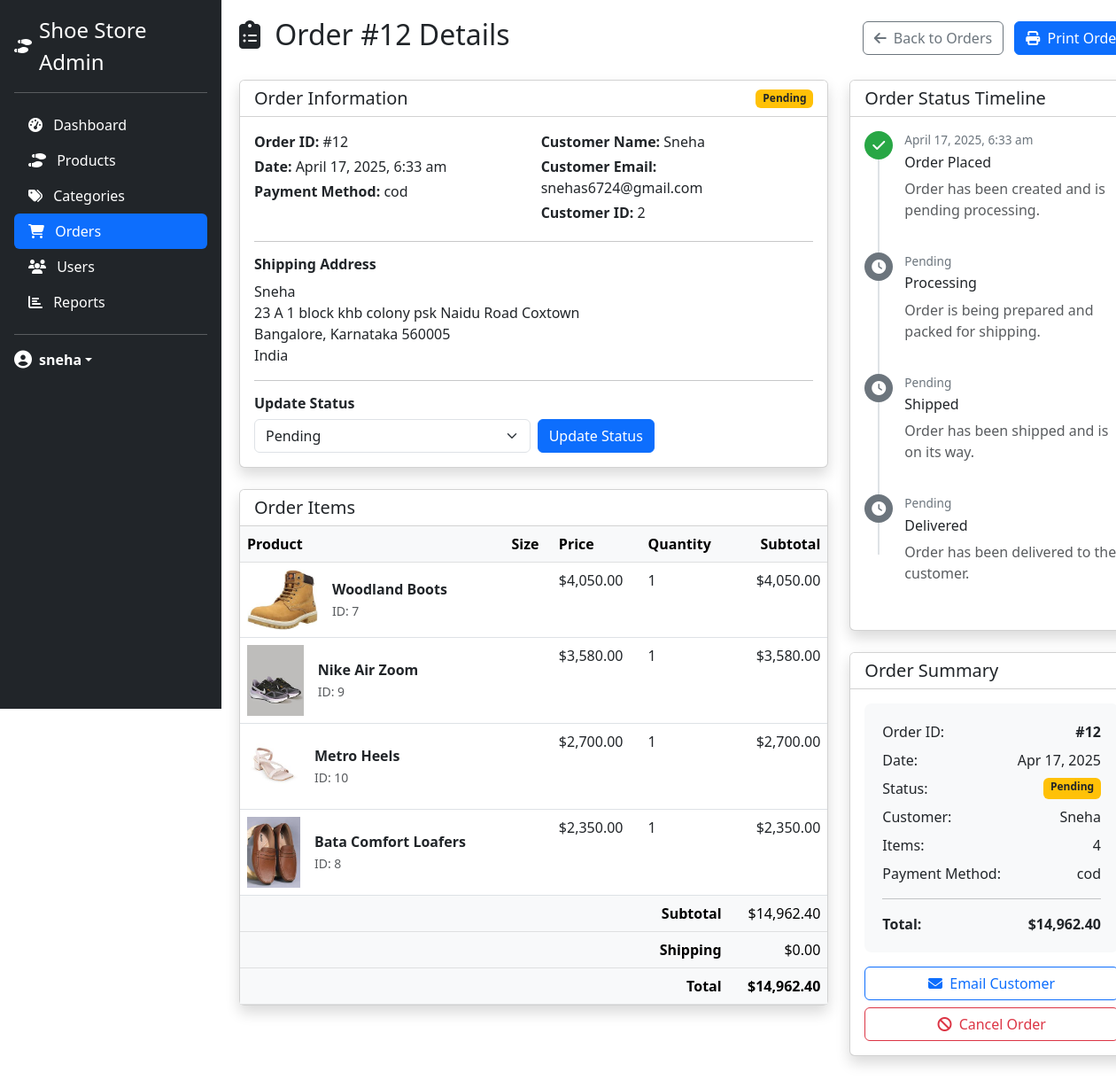
/admin_order_details.php?id=12 (signed in), run on the app's committed database.
### tables this page shows
CREATE TABLE `orders` (
  `id` int(11) NOT NULL,
  `user_id` int(11) NOT NULL,
  `total_amount` decimal(10,2) NOT NULL,
  `status` enum('pending','processing','shipped','delivered','cancelled') NOT NULL DEFAULT 'pending',
  `shipping_address` text NOT NULL,
  `payment_method` varchar(50) NOT NULL,
  `created_at` timestamp NOT NULL DEFAULT current_timestamp()
);

CREATE TABLE `users` (
  `id` int(11) NOT NULL,
  `name` varchar(100) NOT NULL,
  `email` varchar(100) NOT NULL,
  `password` varchar(255) NOT NULL,
  `created_at` timestamp NOT NULL DEFAULT current_timestamp()
);

CREATE TABLE `order_items` (
  `id` int(11) NOT NULL,
  `order_id` int(11) NOT NULL,
  `product_id` int(11) NOT NULL,
  `product_size_id` int(11) NOT NULL,
  `quantity` int(11) NOT NULL,
  `price` decimal(10,2) NOT NULL
);

CREATE TABLE `products` (
  `id` int(11) NOT NULL,
  `name` varchar(100) NOT NULL,
  `description` text DEFAULT NULL,
  `base_price` decimal(10,2) NOT NULL,
  `image` varchar(255) DEFAULT NULL,
  `category_id` int(11) DEFAULT NULL,
  `created_at` timestamp NOT NULL DEFAULT current_timestamp()
);

### admin_order_details.php (the view, shortened to what the rows shown need)
<?php
require_once 'config/database.php';
$order_id = isset($_GET['id']) ? intval($_GET['id']) : 0;
try {
    $order_query = "SELECT o.*, u.name as customer_name, u.email as customer_email
                   FROM orders o
                   LEFT JOIN users u ON o.user_id = u.id
                   WHERE o.id = ?";
    $stmt = $conn->prepare($order_query);
    $stmt->bind_param("i", $order_id);
    $stmt->execute();
    $result = $stmt->get_result();
    $order = $result->fetch_assoc();
    $items_query = "SELECT oi.*, p.name as product_name, p.image as product_image
                   FROM order_items oi
                   JOIN products p ON oi.product_id = p.id
                   WHERE oi.order_id = ?";
    $stmt = $conn->prepare($items_query);
    $stmt->bind_param("i", $order_id);
    $stmt->execute();
    $items_result = $stmt->get_result();
    $order_items = [];
    while ($item = $items_result->fetch_assoc()) {
        $order_items[] = $item;
    }
} catch (Exception $e) {
    $_SESSION['error_message'] = "An error occurred while retrieving order details: " . $e->getMessage();
    header('Location: admin_orders.php');
    exit();
}
?>
<!DOCTYPE html>
<html lang="en">
<head>
    <link href="https://cdn.jsdelivr.net/npm/bootstrap@5.3.0-alpha1/dist/css/bootstrap.min.css" rel="stylesheet">
    <link rel="stylesheet" href="https://cdnjs.cloudflare.com/ajax/libs/font-awesome/6.1.1/css/all.min.css">
</head>
<body>
    <div class="container-fluid">
        <div class="row">
            <div class="col-md-10 content">
                <div class="d-flex justify-content-between align-items-center mb-4">
                    <h2><i class="fas fa-clipboard-list me-2"></i> Order #<?php echo $order_id; ?> Details</h2>
                </div>
                <div class="row">
                    <div class="col-lg-8">
                        <div class="card shadow mb-4">
                            <div class="card-header bg-white d-flex justify-content-between align-items-center">
                                <h5 class="mb-0">Order Information</h5>
                                <span class="badge badge-<?php echo htmlspecialchars($order['status']); ?>">
                                    <?php echo ucfirst(htmlspecialchars($order['status'])); ?>
                                </span>
                            </div>
                            <div class="card-body">
                                <div class="row g-3">
                                    <div class="col-md-6">
                                        <p class="mb-1"><strong>Order ID:</strong> #<?php echo htmlspecialchars($order['id']); ?></p>
                                        <p class="mb-1"><strong>Date:</strong> <?php echo date('F j, Y, g:i a', strtotime($order['created_at'])); ?></p>
                                        <p class="mb-1"><strong>Payment Method:</strong> <?php echo htmlspecialchars($order['payment_method']); ?></p>
                                    </div>
                                    <div class="col-md-6">
                                        <p class="mb-1"><strong>Customer Name:</strong> <?php echo htmlspecialchars($order['customer_name'] ?? 'N/A'); ?></p>
                                        <p class="mb-1"><strong>Customer Email:</strong> <?php echo htmlspecialchars($order['customer_email'] ?? 'N/A'); ?></p>
                                        <p class="mb-1"><strong>Customer ID:</strong> <?php echo htmlspecialchars($order['user_id']); ?></p>
                                    </div>
                                </div>
                                <div class="mt-3">
                                    <h6 class="fw-bold">Shipping Address</h6>
                                    <p><?php echo nl2br(htmlspecialchars($order['shipping_address'])); ?></p>
                                </div>
                                <div class="mt-3">
                                    <form action="" method="POST" class="row g-2">
                                        <div class="col-md-6">
                                            <select class="form-select" name="status" required>
                                                <option value="pending" <?php echo $order['status'] === 'pending' ? 'selected' : ''; ?>>Pending</option>
                                            </select>
                                        </div>
                                    </form>
                                </div>
                            </div>
                        </div>
                        <div class="card shadow mb-4">
                            <div class="card-body p-0">
                                <div class="table-responsive">
                                    <table class="table table-hover mb-0">
                                        <thead class="table-light">
                                            <tr>
                                                <th scope="col">Product</th>
                                                <th scope="col">Size</th>
                                                <th scope="col">Price</th>
                                                <th scope="col">Quantity</th>
                                                <th scope="col" class="text-end">Subtotal</th>
                                            </tr>
                                        </thead>
                                        <tbody>
                                            <?php if (empty($order_items)): ?>
                                                <tr>
                                                    <td colspan="5" class="text-center py-4">No items found for this order.</td>
                                                </tr>
                                            <?php else: ?>
                                                <?php foreach ($order_items as $item): ?>
                                                    <tr>
                                                        <td>
                                                            <div class="d-flex align-items-center">
                                                                <?php if (!empty($item['product_image'])): ?>
                                                                    <img src="uploads/products/<?php echo htmlspecialchars($item['product_image']); ?>" class="product-img me-3" alt="<?php echo htmlspecialchars($item['product_name']); ?>">
                                                                <?php else: ?>
                                                                    <div class="product-img me-3 bg-light d-flex align-items-center justify-content-center">
                                                                        <i class="fas fa-image text-muted"></i>
                                                                    </div>
                                                                <?php endif; ?>
                                                                <div>
                                                                    <div class="fw-bold"><?php echo htmlspecialchars($item['product_name']); ?></div>
                                                                    <small class="text-muted">ID: <?php echo htmlspecialchars($item['product_id']); ?></small>
                                                                </div>
                                                            </div>
                                                        </td>
                                                        <td><?php echo htmlspecialchars($item['size']); ?></td>
                                                        <td>$<?php echo number_format($item['price'], 2); ?></td>
                                                        <td><?php echo htmlspecialchars($item['quantity']); ?></td>
                                                        <td class="text-end">$<?php echo number_format($item['price'] * $item['quantity'], 2); ?></td>
                                                    </tr>
                                                <?php endforeach; ?>
                                            <?php endif; ?>
                                        </tbody>
                                        <tfoot class="table-light">
                                            <tr>
                                                <td colspan="4" class="text-end fw-bold">Subtotal</td>
                                                <td class="text-end">$<?php echo number_format($order['total_amount'], 2); ?></td>
                                            </tr>
                                            <tr>
                                                <td colspan="4" class="text-end fw-bold">Total</td>
                                                <td class="text-end fw-bold">$<?php echo number_format($order['total_amount'], 2); ?></td>
                                            </tr>
                                        </tfoot>
                                    </table>
                                </div>
                            </div>
                        </div>
                    </div>
                    <div class="col-lg-4">
                        <div class="card shadow mb-4">
                            <div class="card-body">
                                <div class="timeline">
                                    <div class="timeline-item">
                                        <div class="timeline-badge" style="background-color: <?php echo $order['status'] == 'pending' || $order['status'] == 'processing' || $order['status'] == 'shipped' || $order['status'] == 'delivered' ? '#28a745' : '#6c757d'; ?>">
                                            <i class="fas fa-check"></i>
                                        </div>
                                        <span class="timeline-date"><?php echo date('F j, Y, g:i a', strtotime($order['created_at'])); ?></span>
                                        <h6>Order Placed</h6>
                                        <p class="text-muted">Order has been created and is pending processing.</p>
                                    </div>
                                </div>
                            </div>
                        </div>
                        <div class="card shadow mb-4">
                            <div class="card-body">
                                <div class="order-summary">
                                    <div class="d-flex justify-content-between mb-2">
                                        <span>Order ID:</span>
                                        <span class="fw-bold">#<?php echo htmlspecialchars($order['id']); ?></span>
                                    </div>
                                    <div class="d-flex justify-content-between mb-2">
                                        <span>Date:</span>
                                        <span><?php echo date('M d, Y', strtotime($order['created_at'])); ?></span>
                                    </div>
                                    <div class="d-flex justify-content-between mb-2">
                                        <span>Status:</span>
                                        <span class="badge badge-<?php echo htmlspecialchars($order['status']); ?>">
                                            <?php echo ucfirst(htmlspecialchars($order['status'])); ?>
                                        </span>
                                    </div>
                                    <div class="d-flex justify-content-between mb-2">
                                        <span>Customer:</span>
                                        <span><?php echo htmlspecialchars($order['customer_name'] ?? 'N/A'); ?></span>
                                    </div>
                                    <div class="d-flex justify-content-between mb-2">
                                        <span>Payment Method:</span>
                                        <span><?php echo htmlspecialchars($order['payment_method']); ?></span>
                                    </div>
                                    <div class="d-flex justify-content-between fw-bold">
                                        <span>Total:</span>
                                        <span>$<?php echo number_format($order['total_amount'], 2); ?></span>
                                    </div>
                                </div>
                            </div>
                        </div>
                    </div>
                </div>
            </div>
        </div>
    </div>
</body>
</html>

### data on the page
orders: status "Pending", id "12", created_at "April 17, 2025, 6:33 am", payment_method "cod", user.name "Sneha", user.email "snehas6724@gmail.com", user "2", shipping_address "Sneha 23 A 1 block khb colony psk Naidu Road Coxtown Bangalore, Karnataka 560005 India", total_amount "14,962.40", created_at "Apr 17, 2025"
order_items: product.image (picture), product.name "Woodland Boots", product "7", price "4,050.00", quantity "1", $item['price'] * $item['quantity'] "4,050.00"
order_items: product.image (picture), product.name "Nike Air Zoom", product "9", price "3,580.00", quantity "1", $item['price'] * $item['quantity'] "3,580.00"
order_items: product.image (picture), product.name "Metro Heels", product "10", price "2,700.00", quantity "1", $item['price'] * $item['quantity'] "2,700.00"
order_items: product.image (picture), product.name "Bata Comfort Loafers", product "8", price "2,350.00", quantity "1", $item['price'] * $item['quantity'] "2,350.00"

### other printed values
$_SESSION['name'] "sneha"
$order_id "12"
count($order_items) "4"
